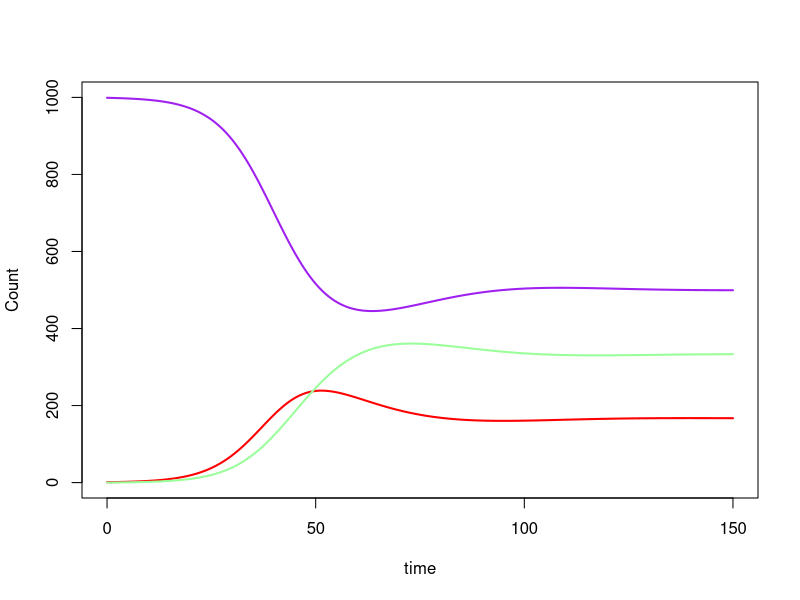
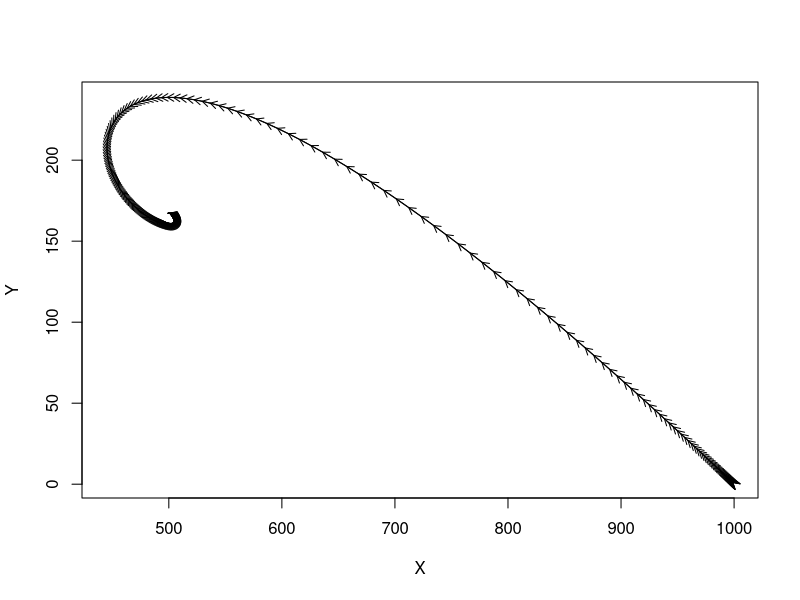

R code for these plots, in order:
#MERS-CoV2 Model 

library(deSolve)
########################################################################
#Ordinary differential Equations
sir <- function(Time, State, Pars){
  with(as.list(c(State,Pars)),{
    dX <- -1 * beta * X * Y /sum(State) +mu *Y + mu * Z
    dy <- beta * X * Y / sum(State) - gamma * Y - mu * Y
    dz <- gamma * Y - mu * Z
    return(list(c(dX,dy,dz)))
  })
}
#Parameters
pars <- c(beta = 0.3, #beta = transmission rate
          gamma = 0.1, #gamma = recovery rate
          mu = 0.05#mu = mortality rate
)
#initial values
N0 = 1000 #population size
Y0 = 1 #initial fraction infected
Z0 = 0# initial fraction recovered,
X0 = N0 - Y0 - Z0
init <- c(X = X0,Y = Y0,Z = Z0)
#Data storage time
dt = 0.5#timestep for storing data
sim_duration = 150 #length of the simulation
times <- seq(0, sim_duration, by = dt)
#Solve the ordinary differential equations
ode.out <- ode(init, times, sir,pars)
#plot X, Y, and Z against time
plot(x = ode.out[,1], y = ode.out[,2], type = "l", xlab = "time", ylab =
       "Count", col = "purple",lwd =2,ylim=c(0,N0))
lines(x = ode.out[,1], y = ode.out[,3], type = "l", xlab = "time", ylab
      = "Count", col = "red",lwd =2)
lines(x = ode.out[,1], y = ode.out[,4], type = "l", xlab = "time", ylab
      = "Count", col = "palegreen1",lwd =2)
legend(x = 100, y = 27000., c("X","Y","Z"),lwd =2, col = c("purple",
                                                           "red", "palegreen1"))
#plot X against Y
plot(x = ode.out[,2], y = ode.out[,3], type = "l", xlab ="X", ylab ="Y")
s <- seq(length(ode.out[,2])-1)
arrows(x0 = ode.out[s,2], y0 = ode.out[s,3], x1 = ode.out[s + 1,2], y1 =
         ode.out[s + 1 ,3],length = .075)
